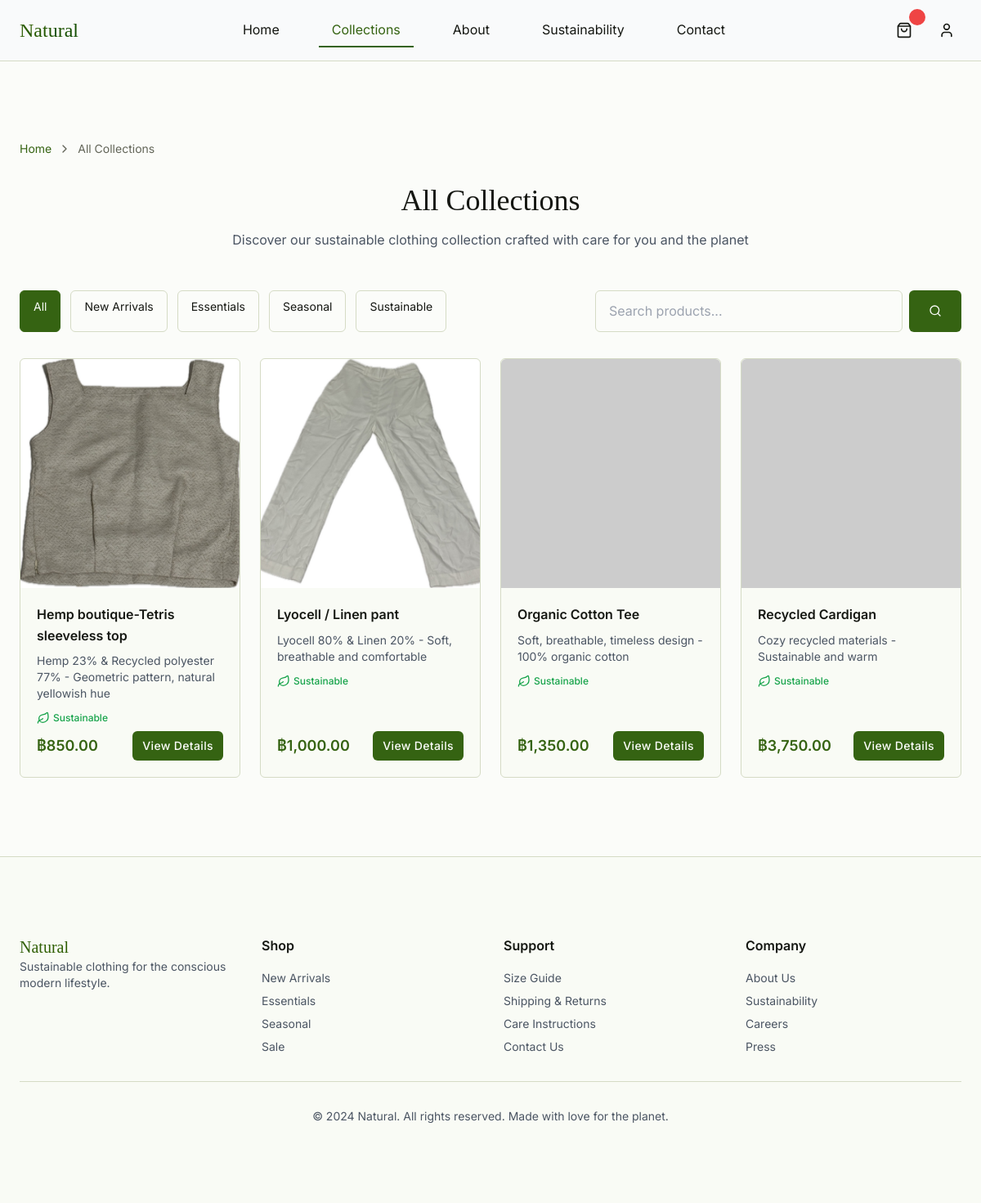
Screenshot of /.superdesign/design_iterations/collections.php with the database file from the repository.
### tables this page shows
CREATE TABLE products (
    id INT PRIMARY KEY AUTO_INCREMENT,
    name VARCHAR(255) NOT NULL,
    slug VARCHAR(255) UNIQUE NOT NULL,
    description TEXT,
    short_description VARCHAR(500),
    sku VARCHAR(100) UNIQUE NOT NULL,
    price DECIMAL(10,2) NOT NULL,
    compare_at_price DECIMAL(10,2),
    cost_price DECIMAL(10,2),
    currency VARCHAR(3) DEFAULT 'THB',
    weight DECIMAL(8,2),
    dimensions VARCHAR(100),  
    material_composition TEXT,
    care_instructions TEXT,
    sustainability_info TEXT,
    is_active BOOLEAN DEFAULT TRUE,
    is_featured BOOLEAN DEFAULT FALSE,
    is_sustainable BOOLEAN DEFAULT FALSE,
    stock_quantity INT DEFAULT 0,
    low_stock_threshold INT DEFAULT 5,
    track_inventory BOOLEAN DEFAULT TRUE,
    allow_backorder BOOLEAN DEFAULT FALSE,
    meta_title VARCHAR(255),
    meta_description VARCHAR(500),
    created_at TIMESTAMP DEFAULT CURRENT_TIMESTAMP,
    updated_at TIMESTAMP DEFAULT CURRENT_TIMESTAMP ON UPDATE CURRENT_TIMESTAMP
);

### .superdesign/design_iterations/collections.php (the view, shortened to what the rows shown need)
<?php
require_once __DIR__ . '/api/Database.php';
require_once __DIR__ . '/config.php';
$productManager = new ProductManager();
$category = $_GET['category'] ?? null;
$search = $_GET['search'] ?? null;
$limit = isset($_GET['limit']) ? (int)$_GET['limit'] : 12;
$offset = isset($_GET['offset']) ? (int)$_GET['offset'] : 0;
if ($search) {
    $products = $productManager->searchProducts($search, $limit);
    $pageTitle = "Search Results for \"" . htmlspecialchars($search ?? '') . "\"";
} elseif ($category) {
    $products = $productManager->getProductsByCategory($category, $limit);
    $pageTitle = ucfirst(str_replace('-', ' ', $category));
} else {
    $products = $productManager->getAllProducts($limit, $offset);
    $pageTitle = "All Collections";
}
?>
<!DOCTYPE html>
<html lang="en">
<head>
    <script src="https://cdn.tailwindcss.com"></script>
    <link rel="stylesheet" href="natural_theme_1.css">
</head>
<body style="font-family: var(--font-sans); background: var(--background); color: var(--foreground); line-height: 1.6;">
    <header class="sticky top-0 z-50" style="background: rgba(249, 250, 251, 0.95); backdrop-filter: blur(10px); border-bottom: 1px solid var(--border);">
        <nav class="container-custom py-4">
            <div class="flex items-center justify-between">
                <div class="flex items-center">
                    <h1 class="text-2xl font-serif font-light natural-text-gradient">Natural</h1>
                </div>
            </div>
        </nav>
    </header>
    <main class="section-padding">
        <div class="container-custom">
            <div class="text-center mb-12">
                <h1 class="text-4xl font-serif font-light mb-4"><?php echo htmlspecialchars($pageTitle); ?></h1>
            </div>
            <div class="grid-consistent grid-4 fade-in" id="products-grid">
                <?php if (empty($products)): ?>
                    <div class="col-span-full text-center py-12">
                        <i data-lucide="search-x" class="w-16 h-16 mx-auto mb-4 text-gray-400"></i>
                        <h3 class="text-xl font-semibold mb-2">No products found</h3>
                        <p class="text-gray-600 mb-6">
                            <?php if ($search): ?>
                                Try adjusting your search terms or browse all collections
                            <?php else: ?>
                                Check back soon for new arrivals in this category
                            <?php endif; ?>
                        </p>
                        <a href="collections.php" class="btn-primary">Browse All Collections</a>
                    </div>
                <?php else: ?>
                    <?php foreach ($products as $product):
                        $primaryImage = $product['primary_image'] ?: 'https://via.placeholder.com/400x500?text=No+Image';
                    ?>
                        <div class="card-consistent" data-product-id="<?php echo $product['id']; ?>">
                            <div class="product-image">
                                <img src="<?php echo htmlspecialchars($primaryImage); ?>"
                                     alt="<?php echo htmlspecialchars($product['name']); ?>"
                                     class="img-cover">
                            </div>
                            <div class="product-content">
                                <div>
                                    <h3 class="font-semibold mb-2"><?php echo htmlspecialchars($product['name']); ?></h3>
                                    <p class="text-sm text-gray-600 mb-3"><?php echo htmlspecialchars($product['short_description']); ?></p>
                                    <?php if ($product['is_sustainable']): ?>
                                        <div class="flex items-center gap-1 mb-2">
                                            <i data-lucide="leaf" class="w-4 h-4 text-green-600"></i>
                                            <span class="text-xs text-green-600 font-medium">Sustainable</span>
                                        </div>
                                    <?php endif; ?>
                                </div>
                                <div class="flex justify-between items-center">
                                    <div>
                                        <span class="font-semibold text-lg" style="color: var(--primary);">
                                            <?php echo formatPrice($product['price'], $product['currency']); ?>
                                        </span>
                                    </div>
                                    <div class="flex gap-2">
                                        <a href="product_detail.php?id=<?php echo $product['id']; ?>" class="btn-primary text-sm px-3 py-2 w-full text-center">
                                            View Details
                                        </a>
                                    </div>
                                </div>
                            </div>
                        </div>
                    <?php endforeach; ?>
                <?php endif; ?>
            </div>
        </div>
    </main>
</body>
</html>

### rows the page displays
products: shows a picture, name "Hemp boutique-Tetris sleeveless top", short_description "Hemp 23% & Recycled polyester 77% - Geometric pattern, natural yellowish hue", is_sustainable 1 (drawn), formatPrice($product['price'], $product['currency']) "฿850.00"
products: shows a picture, name "Lyocell / Linen pant", short_description "Lyocell 80% & Linen 20% - Soft, breathable and comfortable", is_sustainable 1 (drawn), formatPrice($product['price'], $product['currency']) "฿1,000.00"
products: name "Organic Cotton Tee", short_description "Soft, breathable, timeless design - 100% organic cotton", is_sustainable 1 (drawn), formatPrice($product['price'], $product['currency']) "฿1,350.00"
products: name "Recycled Cardigan", short_description "Cozy recycled materials - Sustainable and warm", is_sustainable 1 (drawn), formatPrice($product['price'], $product['currency']) "฿3,750.00"

### other values shown
$pageTitle "All Collections"
